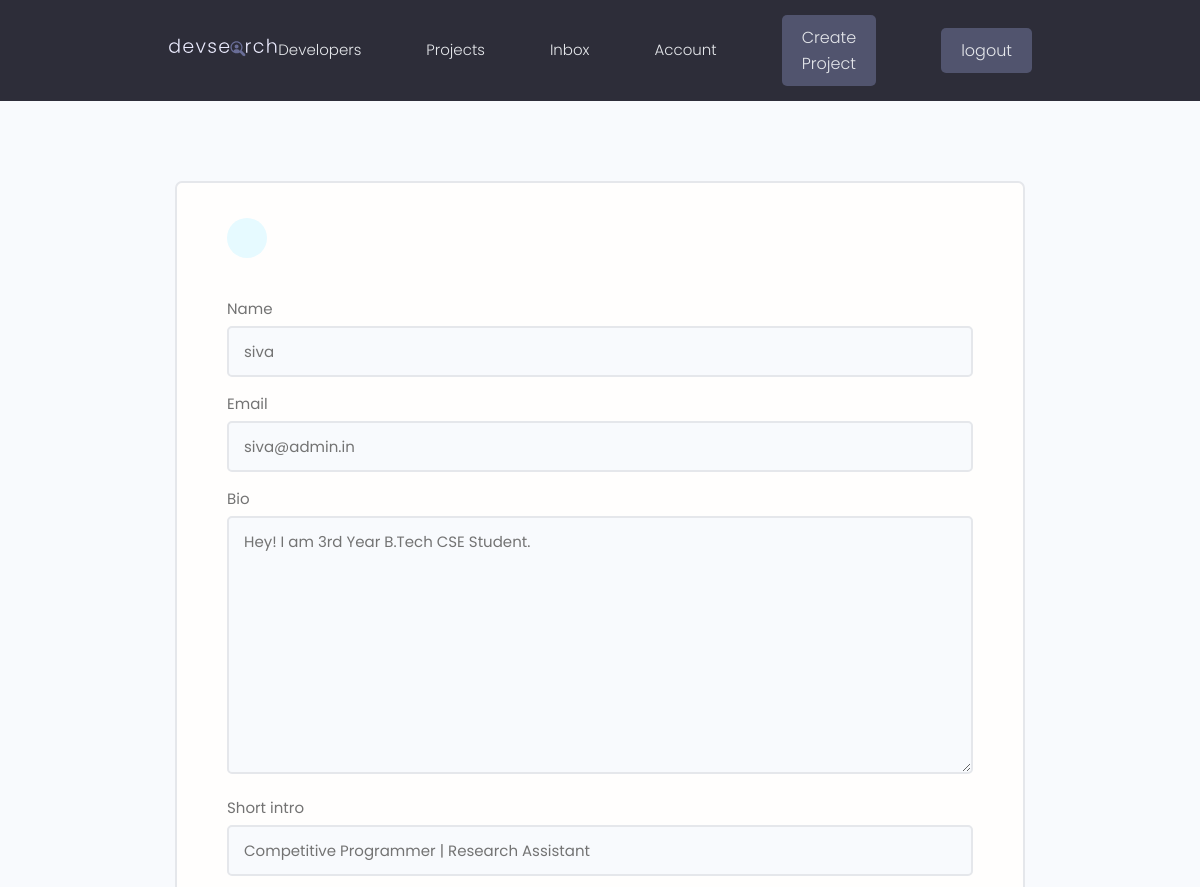
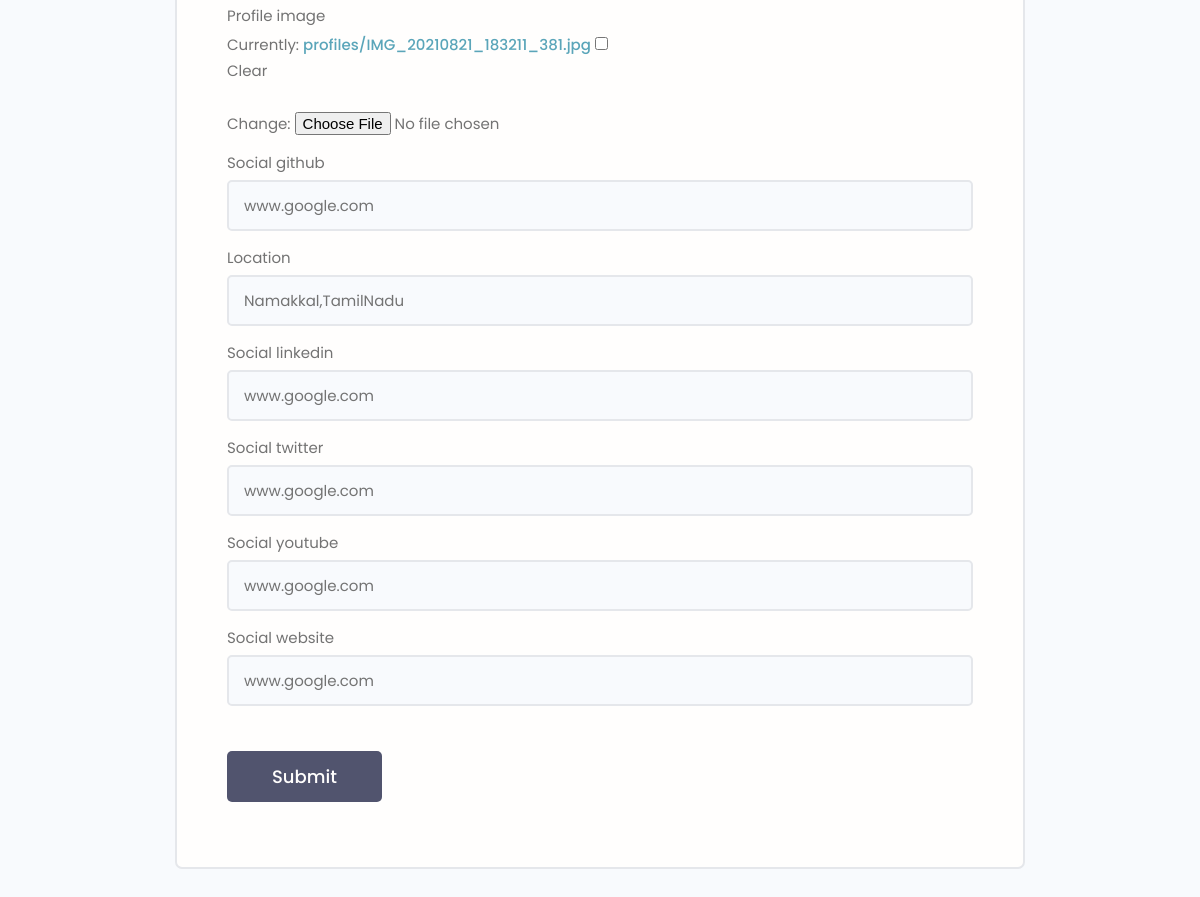
Page /edit-profile/ (signed in) on the committed database (2 pictures, top to bottom).
### users/models.py (models this page shows, shortened)
class Profile(models.Model):
    author= models.OneToOneField(User, on_delete=models.CASCADE, blank=True, null=True, default=None)
    name = models.CharField(max_length=200,null=True,blank=True)
    email = models.EmailField(max_length=200,null=True,blank=True)
    bio = models.TextField(max_length = 500,null=True,blank=True)
    short_intro = models.CharField(max_length = 200, null=True,blank=True)
    profile_image = models.ImageField(null=True,blank=True,default = 'profiles/user-default.png',upload_to="profiles/")
    social_github = models.CharField(max_length = 200,null=True,blank=True)
    location = models.CharField(max_length=200,null=True,blank=True)
    social_linkedin = models.CharField(max_length=200,null=True,blank=True)
    social_twitter = models.CharField(max_length=200,null=True,blank=True)
    social_youtube = models.CharField(max_length=200,null=True,blank=True)
    social_website = models.CharField(max_length=200,null=True,blank=True)
    id = models.UUIDField(default=uuid.uuid4,unique=True,editable=False,primary_key=True)
    created = models.DateTimeField(auto_now_add=True)

### users/views.py (the view)
# urls.py: path('edit-profile/',views.updateProfile,name="edit-account"),
@login_required(login_url="login")
def updateProfile(request):
    user = request.user
    profile = user.profile
    form = ProfileForm(instance=profile)
    if request.method == "POST":
        form = ProfileForm(request.POST,request.FILES,instance=profile)
        if form.is_valid():
            form.save()
        return redirect('account')
    return render(request,"users/profile_form.html",{"form":form})

### users/forms.py
class ProfileForm(ModelForm,forms.Form):
    class Meta:
        model = Profile
        fields = "__all__"
        exclude = ["author","created","id"]
    def __init__(self,*args,**kwargs):
        super(ProfileForm,self).__init__(*args,**kwargs)
        for name,field in self.fields.items():
            field.widget.attrs.update({"class":"input"})

### users/templates/users/profile_form.html (shortened to what this page needs)
{% extends 'main.html' %}
{% block content %}
<main class="formPage my-xl">
    <div class="content-box">
        <div class="formWrapper">
            <a class="backButton" href="{% url 'account' %}"></a>
            <br>
            <form class="form" method="POST" action="{% url 'edit-account' %}" enctype="multipart/form-data">
                {% for field in form %}
                <div class="form__field">
                    <label for="formInput#text">{{field.label}}</label>
                    {{field}}
                </div>
                {% endfor %}
                <input class="btn btn--sub btn--lg  my-md" type="submit" value="Submit" />
            </form>
        </div>
    </div>
</main>
{% endblock content %}

### static/styles/app.css (style rules this page uses)
:root { --color-sub: #2d2d39; }
.btn--sub { background-color: var(--color-sub-light); }
.content-box { width: 95%; max-width: 85rem; margin: 0 auto; }
.backButton { background: var(--color-main-light); color: var(--color-main); width: 4rem; height: 4rem; display: flex; align-items: center; justify-content: center; border-radius: 50%; }
.formPage .formWrapper { list-style: none; background: var(--color-white); padding: 3.5rem 5rem; border: 2px solid var(--color-light); border-radius: 0.7rem; }

### static/uikit/styles/modules/_variables.css (style rules this page uses)
:root { --color-main: #5aa5b9; --color-main-light: #e6faff; --color-sub: #3f4156; --color-sub-light: #51546e; --color-sub-lighter: #ededfd; --color-text: #737373; --color-gray: #8b8b8b; --color-light: #e5e7eb; --color-light-gray: #767676; --color-bg: #f8fafd; --color-white: #fffefd; --color-white-light: #f3f3f3; --color-success: #359e64; --color-success-bg: #def8e8; --color-error: #fc4b0b; --color-error-bg: #fff2ee; --font-base: 'Poppins', arial, helvetica, 'Segoe UI', roboto, ubuntu, sans-serif; --font-monospace: 'Fira Code', 'Courier New', courier, monospace; --font-regular: 300; --font-medium: 500; --font-bold: 700; --generic-shadow: 1px 1px 5px #00000010; --generic-transition: all 0.3s ease-in-out; }

### static/uikit/styles/modules/_base.css (style rules this page uses)
* { margin: 0; padding: 0; box-sizing: border-box; text-rendering: optimizeLegibility; color: inherit; font-size: inherit; }
html { font-size: 50%; }
@media only screen and (min-width: 480px) { html { font-size: 56.25%; } }
@media only screen and (min-width: 1200px) { html { font-size: 62.5%; } }
body { line-height: 1.6; font-weight: 400; font-size: 1.5rem; color: var(--color-text); background-color: var(--color-bg); min-height: 100vh; }

### static/uikit/styles/modules/_typography.css (style rules this page uses)
* { font-family: var(--font-base); }
a { padding-bottom: 2px; text-decoration: none; display: inline-block; color: var(--color-main); font-weight: var(--font-medium); }

### static/uikit/styles/modules/_utilities.css (style rules this page uses)
.my-md { margin: 3rem auto; }
.my-xl { margin: 8rem auto; }

### static/uikit/styles/modules/_button.css (style rules this page uses)
.btn { display: inline-block; position: relative; cursor: pointer; background-color: var(--color-light); font-weight: var(--font-medium); color: var(--color-sub); text-decoration: none; padding: 1rem 2rem; border-radius: 0.5rem; border: none; width: -webkit-fit-content; width: -moz-fit-content; width: fit-content; height: -webkit-fit-content; height: -moz-fit-content; height: fit-content; font-size: 1.6rem; outline-width: 0; outline-color: transparent; -webkit-backface-visibility: hidden; backface-visibility: hidden; transition: all 0.3s ease-in-out; }
.btn--sub { background-color: var(--color-sub); color: var(--color-white); }
.btn--lg { font-size: 1.8rem; padding: 1.2rem 4.5rem; }

### static/uikit/styles/modules/_form.css (style rules this page uses)
.form { display: block; }
.form__field { margin-top: 1.5rem; margin-bottom: 1.5rem; }
.form__label, .form__field > label { display: block; margin-bottom: 0.5rem; color: var(--color-text); }
input.input[type='text'], input.input[type='email'], input.input[type='password'], input.input[type='number'], select.input, textarea.input { min-width: 24rem; width: 100%; padding: 1.2rem 1.5rem; border-radius: 0.5rem; border: 2px solid var(--color-light); transition: all 0.3s ease-in-out; background-color: var(--color-bg); }

### rows in the picture
Profile: form "siva" "siva@admin.in" "Hey! I am 3rd Year B.Tech CSE Student." "Competitive Programmer | Research Assistant" "www.google.com" "Namakkal,TamilNadu" "www.google.com" "www.google.com" "www.google.com" "www.google.com"

### other values in the picture
{{ field.label }} "Name" "Email" "Bio" "Short intro" "Profile image" "Social github" "Location" "Social linkedin" "Social twitter" "Social youtube" "Social website"
